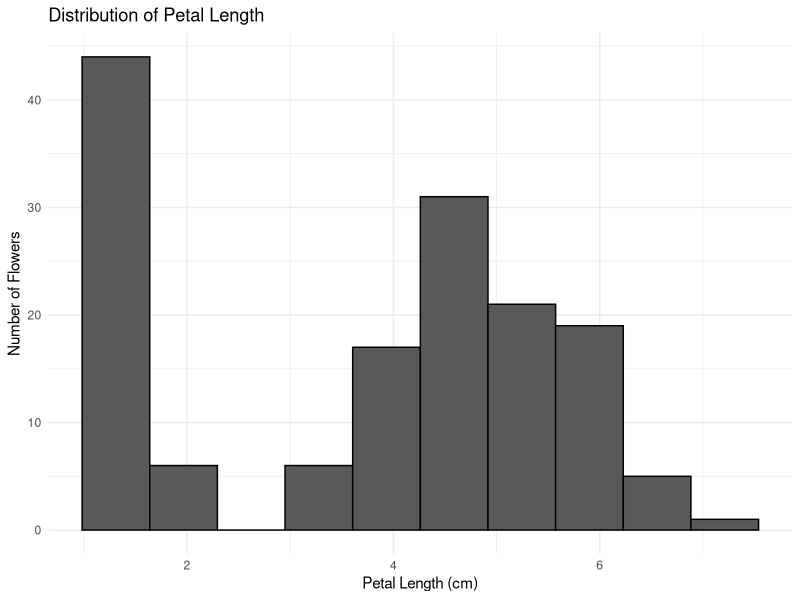
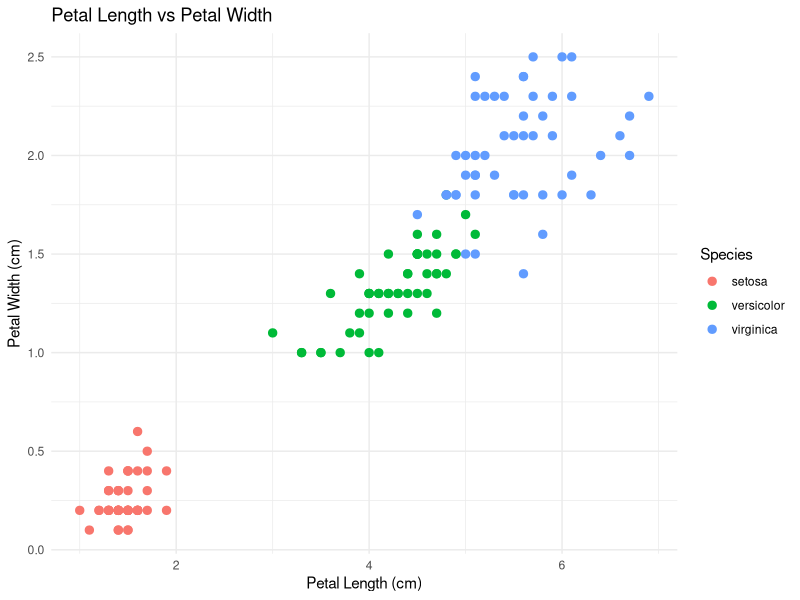
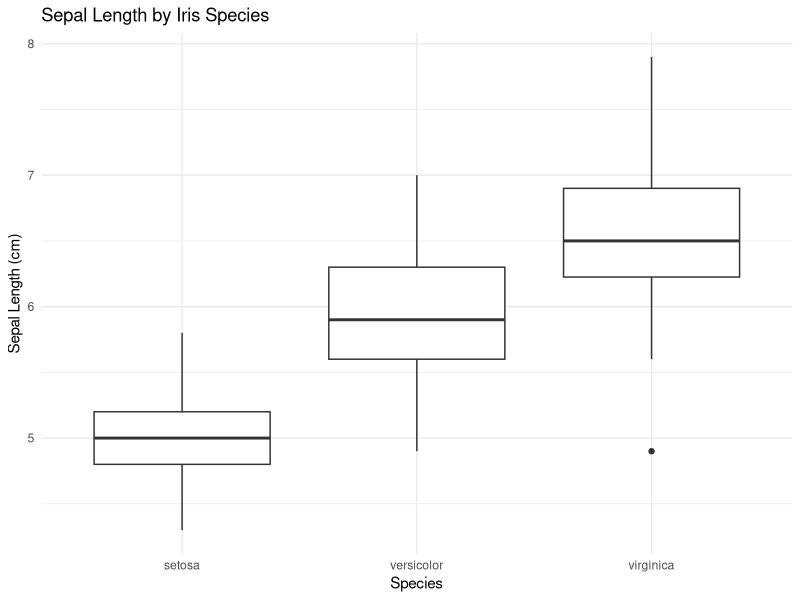
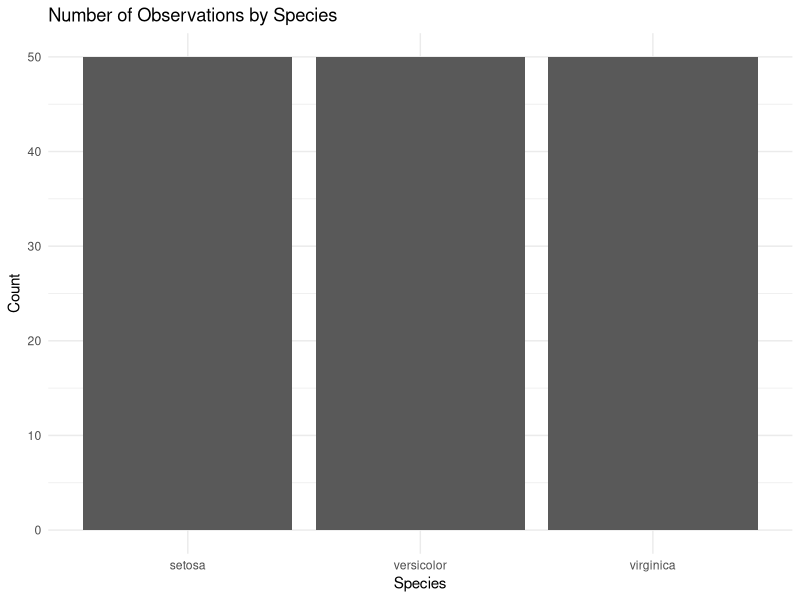
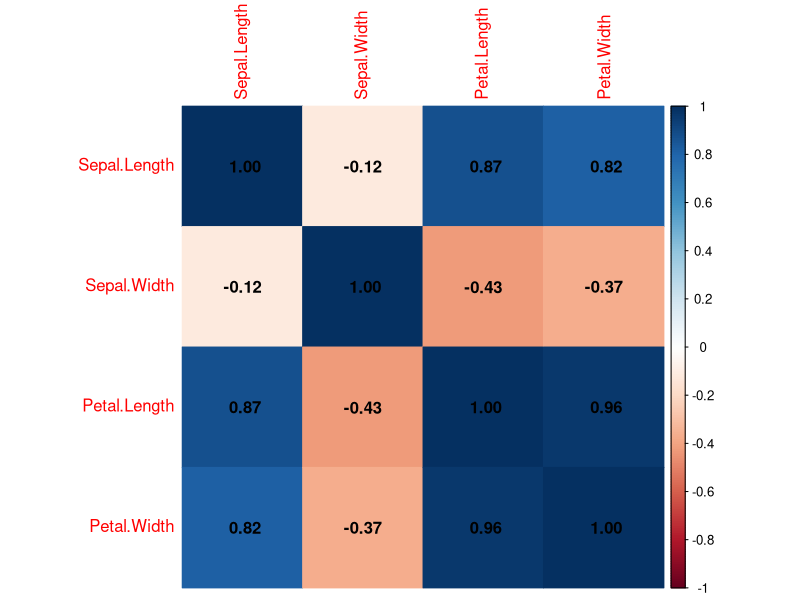

These charts were generated, in order, by the following R code:
# Week 2 - Exploratory Data Analysis and Visualization
# Dataset: Fisher / Anderson Iris dataset

# Install packages once if needed:
# install.packages(c("tidyverse", "corrplot"))

library(tidyverse)
library(corrplot)

# 1. Load the public dataset included with R
data(iris)
iris_data <- iris

# 2. Basic inspection
head(iris_data)
str(iris_data)
dim(iris_data)
summary(iris_data)

# 3. Missing-value check
colSums(is.na(iris_data))

# 4. Check duplicates
sum(duplicated(iris_data))

# 5. Prepare the data
iris_data <- iris_data %>%
  mutate(Species = as.factor(Species))

# 6. Summary statistics
iris_data %>%
  summarise(
    Mean_Sepal_Length = mean(Sepal.Length),
    Mean_Sepal_Width  = mean(Sepal.Width),
    Mean_Petal_Length = mean(Petal.Length),
    Mean_Petal_Width  = mean(Petal.Width)
  )

# 7. Species counts
count(iris_data, Species)

# 8. Histogram
ggplot(iris_data, aes(x = Petal.Length)) +
  geom_histogram(bins = 10, color = "black") +
  labs(title = "Distribution of Petal Length",
       x = "Petal Length (cm)", y = "Number of Flowers") +
  theme_minimal()

# 9. Scatter plot
ggplot(iris_data, aes(x = Petal.Length, y = Petal.Width, color = Species)) +
  geom_point(size = 2.5) +
  labs(title = "Petal Length vs Petal Width",
       x = "Petal Length (cm)", y = "Petal Width (cm)") +
  theme_minimal()

# 10. Box plot
ggplot(iris_data, aes(x = Species, y = Sepal.Length)) +
  geom_boxplot() +
  labs(title = "Sepal Length by Iris Species",
       x = "Species", y = "Sepal Length (cm)") +
  theme_minimal()

# 11. Species count bar chart
ggplot(iris_data, aes(x = Species)) +
  geom_bar() +
  labs(title = "Number of Observations by Species",
       x = "Species", y = "Count") +
  theme_minimal()

# 12. Correlation matrix
cor_matrix <- cor(iris_data[, 1:4])
print(cor_matrix)
corrplot(cor_matrix, method = "color", addCoef.col = "black")
